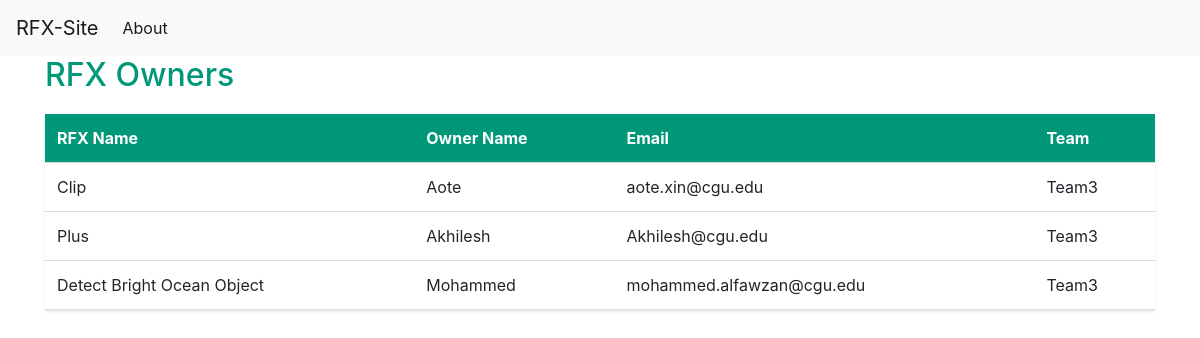
The app's page /rfx-owners with its own data.
### tables this page shows
CREATE TABLE rfx_owner_tbl (
    id INTEGER PRIMARY KEY AUTOINCREMENT,
    rfx_name TEXT NOT NULL,
    owner_name TEXT NOT NULL,
    email TEXT NOT NULL,
    team TEXT NOT NULL
);

### main.py (the view)
@app.route("/rfx-owners")
def rfx_owners():
    conn = get_db_connection()
    rfx_owner_tbl = conn.execute('SELECT * FROM rfx_owner_tbl').fetchall()
    conn.close()
    return render_template('rfxowner.html', rfx_owner_tbl=rfx_owner_tbl)

### main.py (called while the page is built)
def get_db_connection():
    conn = sqlite3.connect('database.db')
    conn.row_factory = sqlite3.Row
    return conn

### templates/rfxowner.html
{% extends 'base.html' %}
{% block content %}
    <h2>RFX Owners</h2>
    <table>
        <tr>
            <th>RFX Name</th>
            <th>Owner Name</th>
            <th>Email</th>
            <th>Team</th>
        </tr>
        {% for rfx in rfx_owner_tbl %}
        <tr>
            <td>{{ rfx['rfx_name'] }}</td>
            <td>{{ rfx['owner_name'] }}</td>
            <td>{{ rfx['email'] }}</td>
            <td>{{ rfx['team'] }}</td>
        </tr>
        {% endfor %}
    </table>
{% endblock %}

### templates/base.html (shortened to what this page needs)
<!doctype html>
<html lang="en">
  <head>
    <link rel="stylesheet" href="https://stackpath.bootstrapcdn.com/bootstrap/4.3.1/css/bootstrap.min.css">
    <link rel="stylesheet" href="{{ url_for('static', filename= 'css/style.css') }}">
  </head>
  <body>
    <nav class="navbar navbar-expand-md navbar-light bg-light">
        <a class="navbar-brand" href="{{ url_for('index')}}">RFX-Site</a>
        <div class="collapse navbar-collapse" id="navbarNav">
            <ul class="navbar-nav">
            <li class="nav-item active">
                <a class="nav-link" href="#">About</a>
            </li>
            </ul>
        </div>
    </nav>
    <div class="container">
        {% block content %} {% endblock %}
    </div>
  </body>
</html>

### static/css/style.css (style rules this page uses)
table { border-collapse: collapse; width: 100%; box-shadow: 0 2px 3px rgba(0,0,0,0.1); background-color: #ffffff; margin-top: 20px; }
th, td { text-align: left; padding: 12px; border-bottom: 1px solid #dddddd; }
th { background-color: #009879; color: white; }
h2 { color: #009879; }

### records on screen
rfx_owner_tbl: rfx_name "Clip", owner_name "Aote", email "aote.xin@cgu.edu", team "Team3"
rfx_owner_tbl: rfx_name "Plus", owner_name "Akhilesh", email "Akhilesh@cgu.edu", team "Team3"
rfx_owner_tbl: rfx_name "Detect Bright Ocean Object", owner_name "Mohammed", email "mohammed.alfawzan@cgu.edu", team "Team3"
